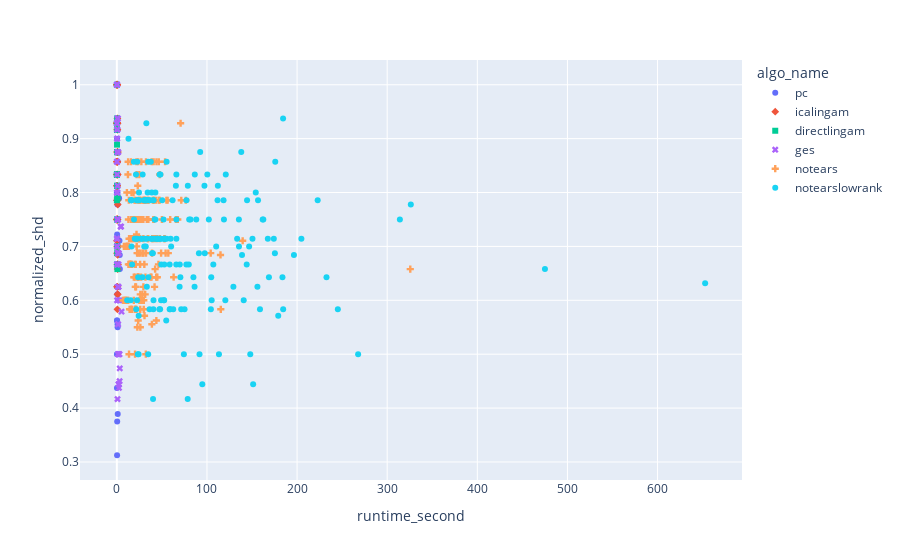

Notebook code cell kept with this figure:
### Markdown cell above
### normalized shd low varsortability

### Code cell
norm_shd_low_varsor_runtime = df_for_scatter_plot_norm_shd_low_varsor.groupby(['runtime_second', 'algo_name'], as_index=False).agg({'normalized_shd': lambda x: np.max(x)})
show_scatter_plot(norm_shd_low_varsor_runtime, 'runtime_second', 'normalized_shd', color="algo_name", symbol="algo_name")

### Figure 1 — Plotly figure (JSON) as saved in the notebook; plotly's stock layout.template omitted (floating-point values rounded to 4 significant figures; data arrays with more than 128 entries replaced by an {"elided": "..."} marker saying what was removed)
{"data": [{"hovertemplate": "algo_name=pc<br>runtime_second=%{x}<br>normalized_shd=%{y}<extra></extra>", "legendgroup": "pc", "marker": {"color": "#636efa", "symbol": "circle"}, "mode": "markers", "name": "pc", "orientation": "v", "showlegend": true, "type": "scatter", "x": [0.01, 0.02, 0.03, 0.04, 0.05, 0.06, 0.07, 0.08, 0.09, 0.1, 0.11, 0.12, 0.13, 0.17, 0.18, 0.19, 0.21, 0.22, 0.23, 0.24, 0.26, 0.27, 0.29, 0.3, 0.32, 0.36, 0.37, 0.38, 0.39, 0.4, 0.42, 0.43, 0.44, 0.45, 0.46, 0.47, 0.48, 0.5, 0.51, 0.52, 0.53, 0.55, 0.56, 0.57, 0.58, 0.59, 0.6, 0.62, 0.63, 0.69, 0.73, 0.81, 0.85, 0.98, 1.53, 2.51, 2.92, 3.24, 3.36], "xaxis": "x", "y": [0.8, 1, 1, 0.8571, 0.8571, 0.7857, 0.6667, 0.6667, 0.9375, 0.4375, 0.875, 0.8333, 0.5, 1, 0.9375, 0.5625, 0.9, 0.625, 0.625, 0.6875, 0.3125, 0.5625, 0.8, 0.75, 0.7222, 0.9167, 0.9167, 0.375, 1, 1, 0.8571, 0.9167, 0.9286, 0.8333, 0.75, 1, 0.9286, 0.9286, 0.8571, 0.8571, 0.8571, 0.75, 0.5, 0.8571, 0.8571, 0.9167, 0.75, 0.7143, 0.6111, 0.8, 0.7778, 0.5556, 0.55, 0.3889, 0.6, 0.7895, 0.7105, 0.6842, 0.6579], "yaxis": "y"}, {"hovertemplate": "algo_name=icalingam<br>runtime_second=%{x}<br>normalized_shd=%{y}<extra></extra>", "legendgroup": "icalingam", "marker": {"color": "#EF553B", "symbol": "diamond"}, "mode": "markers", "name": "icalingam", "orientation": "v", "showlegend": true, "type": "scatter", "x": [0.03, 0.04, 0.05, 0.06, 0.07, 0.08, 0.09, 0.1, 0.11, 0.12, 0.13, 0.14, 0.15, 0.19, 0.22, 0.23, 0.25, 0.26, 0.31, 0.32, 0.37, 0.43, 0.46, 0.47, 0.48, 0.49, 0.5, 0.51, 0.52, 0.53, 0.54, 0.55, 0.56, 0.57, 0.58, 0.6, 0.61, 0.62, 0.66, 0.67, 0.68, 0.69, 0.7, 0.72, 0.73, 0.74, 0.75, 0.77, 0.78, 0.82, 0.85, 0.86, 0.9, 0.93, 1.02, 1.06, 1.09, 1.18, 1.52], "xaxis": "x", "y": [0.9286, 0.8571, 1, 0.9286, 1, 0.9286, 0.8333, 0.7105, 0.8125, 0.8333, 0.75, 0.75, 0.625, 0.75, 1, 0.6875, 0.8125, 0.75, 0.8125, 0.7, 0.8571, 0.8333, 0.9167, 1, 0.7857, 0.8571, 0.75, 0.9286, 1, 0.8571, 0.7857, 0.7857, 0.9286, 0.9167, 0.7857, 0.6667, 0.5833, 0.75, 0.9375, 0.875, 0.875, 0.875, 0.9286, 0.875, 0.8333, 0.875, 0.625, 0.875, 0.75, 0.6579, 0.6111, 0.6842, 0.8333, 0.6111, 0.7778, 0.6667, 0.6667, 0.7, 0.7], "yaxis": "y"}, {"hovertemplate": "algo_name=directlingam<br>runtime_second=%{x}<br>normalized_shd=%{y}<extra></extra>", "legendgroup": "directlingam", "marker": {"color": "#00cc96", "symbol": "square"}, "mode": "markers", "name": "directlingam", "orientation": "v", "showlegend": true, "type": "scatter", "x": [0.04, 0.05, 0.06, 0.07, 0.08, 0.09, 0.1, 0.11, 0.12, 0.14, 0.15, 0.16, 0.18, 0.19, 0.21, 0.22, 0.23, 0.24, 0.25, 0.26, 0.27, 0.28, 0.29, 0.3, 0.32, 0.38, 0.39, 0.53, 0.59, 0.64], "xaxis": "x", "y": [0.7857, 0.9286, 0.9286, 1, 0.8333, 0.8333, 0.8333, 0.9167, 0.8333, 0.9167, 0.9167, 0.6667, 0.8333, 0.9167, 0.8889, 0.8125, 0.875, 0.9375, 0.8125, 0.75, 0.875, 0.875, 0.875, 0.6875, 0.7, 0.7, 0.75, 0.7895, 0.7895, 0.6579], "yaxis": "y"}, {"hovertemplate": "algo_name=ges<br>runtime_second=%{x}<br>normalized_shd=%{y}<extra></extra>", "legendgroup": "ges", "marker": {"color": "#ab63fa", "symbol": "x"}, "mode": "markers", "name": "ges", "orientation": "v", "showlegend": true, "type": "scatter", "x": [0.12, 0.13, 0.14, 0.15, 0.16, 0.17, 0.18, 0.2, 0.21, 0.22, 0.23, 0.26, 0.27, 0.28, 0.29, 0.3, 0.31, 0.32, 0.34, 0.36, 0.38, 0.4, 0.58, 0.63, 0.72, 0.73, 0.74, 0.76, 0.91, 0.97, 1.04, 1.06, 1.22, 1.23, 1.25, 1.28, 1.3, 1.33, 1.42, 1.44, 1.47, 1.58, 1.61, 1.62, 1.68, 1.76, 1.9, 1.98, 2.03, 2.16, 2.18, 2.4, 2.76, 2.99, 3.06, 3.26, 4.17, 4.68, 5.22], "xaxis": "x", "y": [1, 1, 0.9286, 0.9286, 0.8571, 0.8571, 0.7143, 0.7, 0.7143, 0.9167, 0.8, 0.9, 0.6667, 0.9, 0.6, 1, 0.7, 0.8, 0.6667, 0.8333, 0.6667, 0.8, 0.75, 0.9375, 0.875, 0.4167, 0.875, 0.9167, 0.8125, 0.75, 0.6875, 0.75, 0.875, 0.6875, 0.9375, 0.6875, 0.75, 0.625, 0.5556, 0.6875, 0.5, 0.625, 0.875, 0.625, 0.5, 0.625, 0.6667, 0.4444, 0.4444, 0.6875, 0.5, 0.4375, 0.6, 0.5, 0.45, 0.4737, 0.7368, 0.7368, 0.5789], "yaxis": "y"}, {"hovertemplate": "algo_name=notears<br>runtime_second=%{x}<br>normalized_shd=%{y}<extra></extra>", "legendgroup": "notears", "marker": {"color": "#FFA15A", "symbol": "cross"}, "mode": "markers", "name": "notears", "orientation": "v", "showlegend": true, "type": "scatter", "x": {"elided": "173 float values"}, "xaxis": "x", "y": {"elided": "173 float values"}, "yaxis": "y"}, {"hovertemplate": "algo_name=notearslowrank<br>runtime_second=%{x}<br>normalized_shd=%{y}<extra></extra>", "legendgroup": "notearslowrank", "marker": {"color": "#19d3f3", "symbol": "circle"}, "mode": "markers", "name": "notearslowrank", "orientation": "v", "showlegend": true, "type": "scatter", "x": {"elided": "174 float values"}, "xaxis": "x", "y": {"elided": "174 float values"}, "yaxis": "y"}], "layout": {"legend": {"title": {"text": "algo_name"}, "tracegroupgap": 0}, "margin": {"t": 60}, "xaxis": {"anchor": "y", "domain": [0, 1], "title": {"text": "runtime_second"}}, "yaxis": {"anchor": "x", "domain": [0, 1], "title": {"text": "normalized_shd"}}}}
